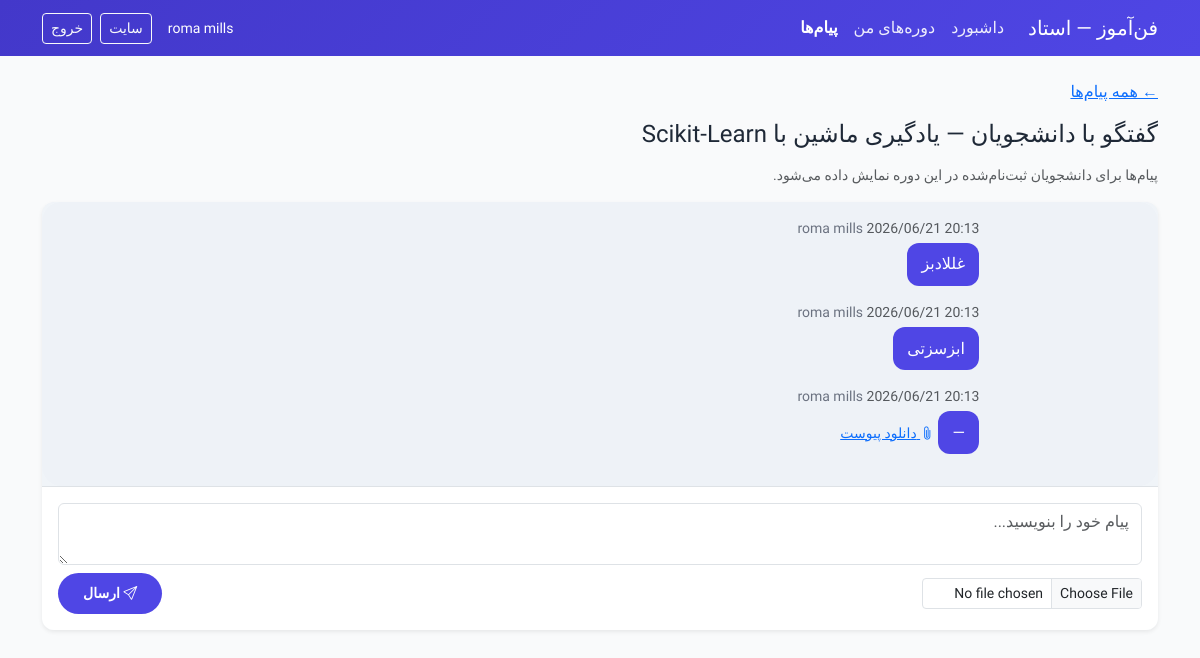
Page /teacher/chat.php?course_id=29 (signed in) on the committed database.
### tables this page shows
CREATE TABLE `users` (
  `id` int(10) UNSIGNED NOT NULL,
  `role` enum('admin','teacher','student') NOT NULL,
  `username` varchar(100) DEFAULT NULL,
  `email` varchar(150) DEFAULT NULL,
  `password_hash` varchar(255) NOT NULL,
  `full_name` varchar(200) NOT NULL,
  `phone` varchar(20) DEFAULT NULL,
  `province_id` int(10) UNSIGNED DEFAULT NULL,
  `institution_id` int(10) UNSIGNED DEFAULT NULL,
  `student_code` varchar(50) DEFAULT NULL,
  `education_level` varchar(50) DEFAULT NULL,
  `national_id` varchar(10) DEFAULT NULL,
  `teacher_status` enum('none','pending','approved','rejected') NOT NULL DEFAULT 'none',
  `first_login_done` tinyint(1) NOT NULL DEFAULT 0,
  `is_active` tinyint(1) NOT NULL DEFAULT 1,
  `created_at` timestamp NOT NULL DEFAULT current_timestamp(),
  `updated_at` timestamp NOT NULL DEFAULT current_timestamp() ON UPDATE current_timestamp()
);

CREATE TABLE `courses` (
  `id` int(10) UNSIGNED NOT NULL,
  `teacher_id` int(10) UNSIGNED DEFAULT NULL,
  `category_id` int(10) UNSIGNED DEFAULT NULL,
  `province_id` int(10) UNSIGNED DEFAULT NULL,
  `institution_id` int(10) UNSIGNED DEFAULT NULL,
  `title` varchar(255) NOT NULL,
  `slug` varchar(255) NOT NULL,
  `description` text DEFAULT NULL,
  `image` varchar(255) DEFAULT NULL,
  `price` decimal(12,0) NOT NULL DEFAULT 0,
  `is_paid` tinyint(1) NOT NULL DEFAULT 0,
  `min_pass_grade` decimal(5,2) NOT NULL DEFAULT 60.00,
  `session_count` int(10) UNSIGNED NOT NULL DEFAULT 0,
  `duration_hours` int(10) UNSIGNED DEFAULT 0,
  `session_duration_minutes` int(10) UNSIGNED DEFAULT 90,
  `session_days` varchar(100) DEFAULT NULL,
  `start_date` date DEFAULT NULL,
  `end_date` date DEFAULT NULL,
  `schedule_notes` text DEFAULT NULL,
  `status` enum('draft','published','archived','disabled') NOT NULL DEFAULT 'draft',
  `featured_on_home` tinyint(1) NOT NULL DEFAULT 0,
  `home_sort_order` int(11) NOT NULL DEFAULT 0,
  `created_at` timestamp NOT NULL DEFAULT current_timestamp(),
  `updated_at` timestamp NOT NULL DEFAULT current_timestamp() ON UPDATE current_timestamp()
);

CREATE TABLE `course_messages` (
  `id` int(10) UNSIGNED NOT NULL,
  `course_id` int(10) UNSIGNED NOT NULL,
  `sender_id` int(10) UNSIGNED NOT NULL,
  `body` text NOT NULL,
  `file_path` varchar(255) DEFAULT NULL,
  `created_at` timestamp NOT NULL DEFAULT current_timestamp()
);

### config/app.php (called while the page is built, shortened)
<?php
return [
    'name' => 'فن‌آموز',
    'url' => 'http://localhost/FanAmooz',
    'timezone' => 'Asia/Tehran',
    'upload_path' => dirname(__DIR__) . '/uploads',
    'upload_url' => '/uploads',
    'session_name' => 'fanamooz_session',
    'roles' => [
        'admin' => 'مدیر',
        'teacher' => 'استاد',
        'student' => 'دانشجو',
    ],
];

### includes/bootstrap.php (called while the page is built, shortened)
<?php
$configApp = require dirname(__DIR__) . '/config/app.php';
date_default_timezone_set($configApp['timezone']);
require_once __DIR__ . '/db.php';
require_once __DIR__ . '/helpers.php';
require_once __DIR__ . '/auth.php';
require_once __DIR__ . '/teacher.php';
require_once __DIR__ . '/settings.php';
require_once __DIR__ . '/communication.php';

### includes/helpers.php (called while the page is built, shortened)
<?php
function e($value): string
{
    return htmlspecialchars((string) $value, ENT_QUOTES | ENT_SUBSTITUTE, 'UTF-8');
}
function base_url(string $path = ''): string
{
    global $configApp;
    $base = rtrim($configApp['url'], '/');
    $path = ltrim($path, '/');
    return $path === '' ? $base : $base . '/' . $path;
}
function asset_url(string $path): string
{
    return base_url('assets/' . ltrim($path, '/'));
}
function upload_url(?string $filename): string
{
    global $configApp;
    return rtrim($configApp['url'], '/') . rtrim($configApp['upload_url'], '/') . '/' . ltrim($filename, '/');
}
function format_datetime(?string $datetime): string
{
    $ts = strtotime($datetime);
    $result = jdate('Y/m/d H:i', $ts);
    return ($result === null || $result === '') ? date('Y/m/d H:i', $ts) : $result;
}

### includes/settings.php (called while the page is built, shortened)
<?php
function settings_all(): array
{
    static $cache = null;
    if ($cache !== null) {
        return $cache;
    }
    try {
        $rows = db()->query('SELECT setting_key, setting_value FROM settings')->fetchAll();
    } catch (PDOException) {
        return [];
    }
    $cache = [];
    foreach ($rows as $row) {
        $cache[$row['setting_key']] = $row['setting_value'];
    }
    return $cache;
}
function setting(string $key, string $default = ''): string
{
    $all = settings_all();
    return (string) ($all[$key] ?? $default);
}
function site_name(): string
{
    return setting('site_name', 'فن‌آموز');
}

### includes/db.php (called while the page is built, shortened)
<?php
function db(): PDO
{
    static $pdo = null;
    if ($pdo instanceof PDO) {
        return $pdo;
    }
    global $configDb;
    $dsn = sprintf(
        'mysql:host=%s;port=%d;dbname=%s;charset=%s',
        $configDb['host'],
        $configDb['port'],
        $configDb['dbname'],
        $configDb['charset']
    );
    $pdo = new PDO($dsn, $configDb['username'], $configDb['password'], [
        PDO::ATTR_ERRMODE => PDO::ERRMODE_EXCEPTION,
        PDO::ATTR_DEFAULT_FETCH_MODE => PDO::FETCH_ASSOC,
        PDO::ATTR_EMULATE_PREPARES => false,
    ]);
    return $pdo;
}

### includes/auth.php (called while the page is built, shortened)
<?php
function auth_user(): ?array
{
    return $_SESSION['user'] ?? null;
}
function auth_id(): ?int
{
    $user = auth_user();
    return $user ? (int) $user['id'] : null;
}

### includes/teacher.php (called while the page is built, shortened)
<?php
function teacher_session_status(): string
{
    return (string) (auth_user()['teacher_status'] ?? 'none');
}
function teacher_refresh_session_status(): void
{
    $id = auth_id();
    $stmt = db()->prepare("SELECT teacher_status, full_name, username, first_login_done, institution_id FROM users WHERE id = ? AND role = 'teacher' LIMIT 1");
    $stmt->execute([$id]);
}
function require_teacher_approved(): void
{
    teacher_refresh_session_status();
}

### includes/communication.php (called while the page is built, shortened)
<?php
function phase6_tables_ready(): bool
{
    try {
        db()->query('SELECT 1 FROM course_messages LIMIT 1');
        return true;
    } catch (PDOException) {
        return false;
    }
}
function course_messages_list(int $courseId, int $limit = 200, int $afterId = 0): array
{
    if (!phase6_tables_ready()) {
        return [];
    }
    if ($afterId > 0) {
        $stmt = db()->prepare(
            "SELECT m.*, u.full_name AS sender_name, u.role AS sender_role
             FROM course_messages m
             JOIN users u ON u.id = m.sender_id
             WHERE m.course_id = ? AND m.id > ?
             ORDER BY m.created_at ASC
             LIMIT ?"
        );
        $stmt->bindValue(1, $courseId, PDO::PARAM_INT);
        $stmt->bindValue(2, $afterId, PDO::PARAM_INT);
        $stmt->bindValue(3, $limit, PDO::PARAM_INT);
        $stmt->execute();
    } else {
        $stmt = db()->prepare(
            "SELECT m.*, u.full_name AS sender_name, u.role AS sender_role
             FROM course_messages m
             JOIN users u ON u.id = m.sender_id
             WHERE m.course_id = ?
             ORDER BY m.created_at ASC
             LIMIT ?"
        );
        $stmt->bindValue(1, $courseId, PDO::PARAM_INT);
        $stmt->bindValue(2, $limit, PDO::PARAM_INT);
        $stmt->execute();
    }
    return $stmt->fetchAll();
}

### includes/layout/chat_panel.php (the view, shortened to what this page needs)
<?php
$chatMessages = $chatMessages ?? [];
$lastMsgId = 0;
foreach ($chatMessages as $cm) {
    $lastMsgId = max($lastMsgId, (int) $cm['id']);
}
?>
<div class="chat-panel border-0 shadow-sm" data-course-id="<?= (int) $chatCourseId ?>" data-api-url="<?= e($chatApiUrl) ?>" data-last-id="<?= $lastMsgId ?>">
    <div class="chat-messages card border-0" id="chatMessagesBox">
        <div class="card-body p-3">
            <?php foreach ($chatMessages as $m): ?>
                <?php $isMine = (int) $m['sender_id'] === $chatUserId; ?>
                <div class="chat-bubble-wrap <?= $isMine ? 'chat-mine' : 'chat-theirs' ?>" data-msg-id="<?= (int) $m['id'] ?>">
                    <div class="chat-meta small">
                        <?= e($m['sender_name']) ?>
                        <span class="text-muted"><?= e(format_datetime($m['created_at'])) ?></span>
                    </div>
                    <div class="chat-bubble"><?= nl2br(e($m['body'])) ?></div>
                    <?php if (!empty($m['file_path'])): ?>
                        <a href="<?= e(upload_url($m['file_path'])) ?>" class="chat-file-link small" target="_blank" rel="noopener">
                            <i class="bi bi-paperclip"></i> دانلود پیوست
                        </a>
                    <?php endif; ?>
                </div>
            <?php endforeach; ?>
        </div>
    </div>
    <form method="post" action="<?= e($chatPostUrl) ?>" enctype="multipart/form-data" class="chat-compose p-3 bg-white border-top">
        <textarea name="message_body" class="form-control mb-2" rows="2" placeholder="پیام خود را بنویسید..."></textarea>
        <div class="d-flex gap-2 flex-wrap align-items-center">
            <input type="file" name="message_file" class="form-control form-control-sm" style="max-width:220px" accept=".pdf,.doc,.docx,.zip,.jpg,.jpeg,.png">
            <button type="submit" class="btn btn-primary btn-sm ms-auto"><i class="bi bi-send"></i> ارسال</button>
        </div>
    </form>
</div>

### includes/layout/teacher_header.php (shortened to what this page needs)
<?php
$pageTitle = $pageTitle ?? 'پنل استاد';
$activeMenu = $activeMenu ?? '';
?>
<!DOCTYPE html>
<html lang="fa" dir="rtl">
<head>
    <title><?= e($pageTitle) ?> | <?= e(site_name()) ?></title>
    <link href="https://cdn.jsdelivr.net/npm/bootstrap@5.3.3/dist/css/bootstrap.rtl.min.css" rel="stylesheet">
    <link href="https://cdn.jsdelivr.net/npm/bootstrap-icons@1.11.3/font/bootstrap-icons.min.css" rel="stylesheet">
    <link href="<?= e(asset_url('css/theme.css')) ?>" rel="stylesheet">
    <?php require __DIR__ . '/head_extras.php'; ?>
<link rel="stylesheet" href="<?= asset_url('css/jalalidatepicker.min.css') ?>">
</head>
<body>
<nav class="navbar navbar-expand-lg navbar-dark site-header">
    <div class="container">
        <a class="navbar-brand" href="<?= e(base_url('teacher/index.php')) ?>"><?= e(site_name()) ?> — استاد</a>
        <div class="collapse navbar-collapse" id="tNav">
            <ul class="navbar-nav me-auto">
                <li class="nav-item"><a class="nav-link <?= $activeMenu === 'dashboard' ? 'active fw-bold' : '' ?>" href="<?= e(base_url('teacher/index.php')) ?>">داشبورد</a></li>
                <?php if (teacher_session_status() === 'approved'): ?>
                    <li class="nav-item"><a class="nav-link <?= $activeMenu === 'courses' ? 'active fw-bold' : '' ?>" href="<?= e(base_url('teacher/courses.php')) ?>">دوره‌های من</a></li>
                    <li class="nav-item">
                        <a class="nav-link <?= $activeMenu === 'messages' ? 'active fw-bold' : '' ?>" href="<?= e(base_url('teacher/messages.php')) ?>">
                            پیام‌ها
                        </a>
                    </li>
                <?php endif; ?>
            </ul>
            <span class="navbar-text text-white small me-3"><?= e(auth_user()['full_name'] ?? '') ?></span>
            <a href="<?= e(base_url()) ?>" class="btn btn-outline-light btn-sm me-2" target="_blank">سایت</a>
            <a href="<?= e(base_url('logout.php')) ?>" class="btn btn-outline-light btn-sm">خروج</a>
        </div>
    </div>
</nav>
<main class="container py-4">

### teacher/chat.php (shortened to what this page needs)
<?php
require_once dirname(__DIR__) . '/includes/bootstrap.php';
require_teacher_approved();
$courseId = (int) ($_GET['course_id'] ?? 0);
$teacherId = (int) auth_id();
$courseStmt = db()->prepare('SELECT * FROM courses WHERE id = ? AND teacher_id = ?');
$courseStmt->execute([$courseId, $teacherId]);
$course = $courseStmt->fetch();
$activeMenu = 'messages';
$messages = course_messages_list($courseId);
$chatPostUrl = base_url('teacher/chat.php?course_id=' . $courseId);
$chatApiUrl = base_url('api/chat_messages.php?course_id=' . $courseId);
$chatUserId = $teacherId;
$chatCourseId = $courseId;
$chatMessages = $messages;
require dirname(__DIR__) . '/includes/layout/teacher_header.php';
?>
<p class="mb-3"><a href="<?= e(base_url('teacher/messages.php')) ?>">&larr; همه پیام‌ها</a></p>
<h1 class="h4 mb-3">گفتگو با دانشجویان — <?= e($course['title']) ?></h1>
<p class="small text-muted">پیام‌ها برای دانشجویان ثبت‌نام‌شده در این دوره نمایش داده می‌شود.</p>
<?php require dirname(__DIR__) . '/includes/layout/chat_panel.php'; ?>
<?php require dirname(__DIR__) . '/includes/layout/teacher_footer.php'; ?>

### assets/css/theme.css (style rules this page uses)
:root { --fa-primary: #1565c0; --fa-primary-dark: #0d47a1; --fa-primary-light: #e3f2fd; --fa-accent: #2196f3; --fa-bg: #f5f9fc; --fa-text: #1a237e; --fa-muted: #546e7a; }
body { font-family: 'Vazirmatn', Tahoma, sans-serif; color: var(--fa-text); background-color: var(--fa-bg); }
.btn-primary { --bs-btn-bg: var(--fa-primary); --bs-btn-border-color: var(--fa-primary); --bs-btn-hover-bg: var(--fa-primary-dark); --bs-btn-hover-border-color: var(--fa-primary-dark); }
.site-header { background: linear-gradient(135deg, var(--fa-primary-dark), var(--fa-primary)); color: #fff; }
.site-header .nav-link { color: rgba(255, 255, 255, 0.9); }
.chat-panel { border-radius: 12px; overflow: hidden; background: #f0f4f8; }
.chat-messages { max-height: 420px; overflow-y: auto; background: #eef2f7; }
.chat-bubble-wrap { margin-bottom: 1rem; max-width: 85%; }
.chat-mine { margin-right: auto; margin-left: 0; text-align: right; }
.chat-bubble { display: inline-block; padding: 0.6rem 0.9rem; border-radius: 12px; text-align: right; word-break: break-word; }
.chat-mine .chat-bubble { background: var(--fa-primary); color: #fff; }
.chat-meta { margin-bottom: 0.25rem; color: var(--fa-muted); }
.chat-file-link { display: inline-block; margin-top: 0.25rem; }
.chat-messages .card-body { max-height: 400px; overflow-y: auto; }
.chat-bubble-wrap.chat-mine { margin-right: auto; margin-left: 0; text-align: right; }
:root { --fa-primary: #4f46e5; --fa-primary-dark: #4338ca; --fa-primary-light: #e0e7ff; --fa-accent: #f59e0b; --fa-bg: #f9fafb; --fa-text: #1f2937; --fa-muted: #6b7280; }
.btn-primary { background-color: var(--fa-primary); border: none; border-radius: 50px; padding: 10px 25px; font-weight: 600; transition: all 0.3s; }
.card, .service-card { border-radius: 20px; transition: transform 0.3s, box-shadow 0.3s; }

### rows in the picture
users: full_name "roma mills"
courses: title "یادگیری ماشین با Scikit-Learn"
course_messages: sender.full_name "roma mills", created_at "2026/06/21 20:13", body "غللادبز"
course_messages: sender.full_name "roma mills", created_at "2026/06/21 20:13", body "ابزسزتی"
course_messages: sender.full_name "roma mills", created_at "2026/06/21 20:13", body "—"

### other values in the picture
site_name() "فن‌آموز"
